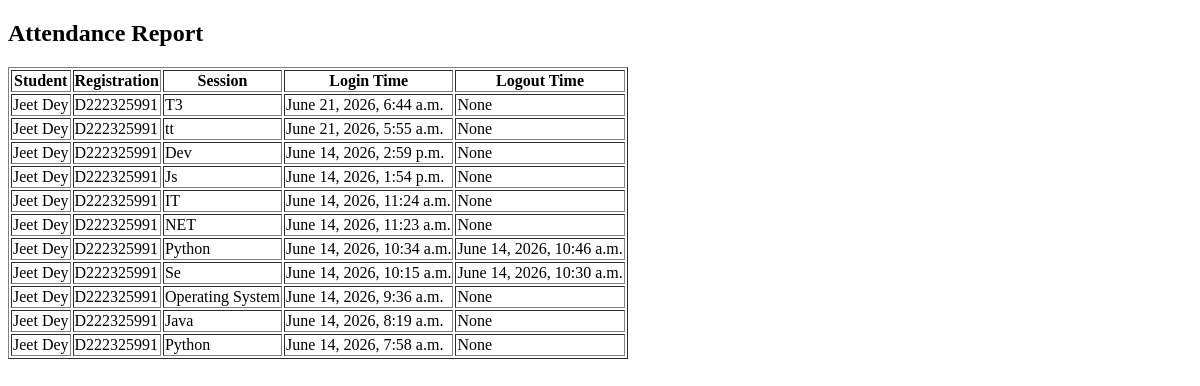
Before: /attendance/ with the older database file.
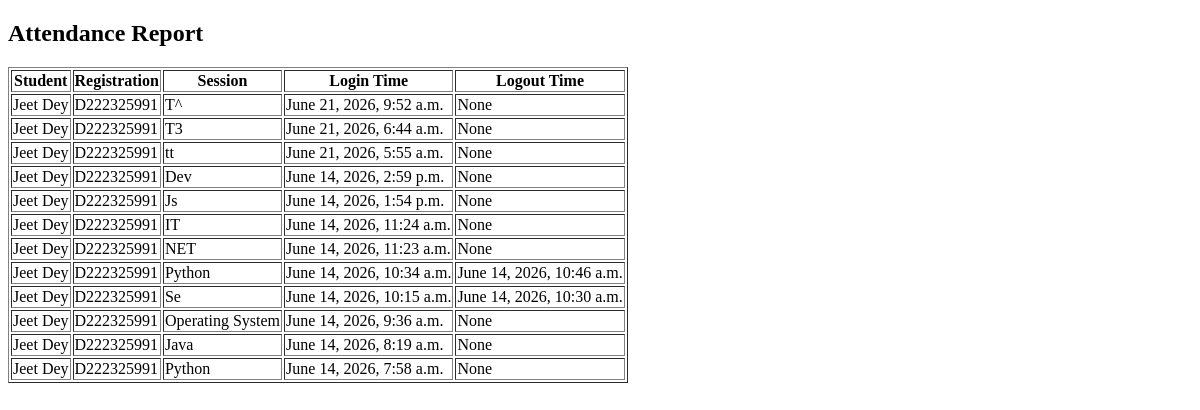
After: the same page with the newer database file.
### monitoring/models.py (models this page shows, shortened)
class LoginRecord(models.Model):
    student = models.ForeignKey(Student, on_delete=models.CASCADE)
    session = models.ForeignKey(
        Session,
        on_delete=models.CASCADE,
        null=True,
        blank=True
    )
    pc_name = models.CharField(max_length=50)
    ip_address = models.CharField(max_length=20)
    login_time = models.DateTimeField(auto_now_add=True)
    logout_time = models.DateTimeField(
        null=True,
        blank=True
    )

class Student(models.Model):
    registration_number = models.CharField(max_length=30, unique=True)
    name = models.CharField(max_length=100)
    department = models.CharField(max_length=100)
    semester = models.IntegerField()

class Session(models.Model):
    title = models.CharField(max_length=100)
    code = models.CharField(max_length=20, unique=True)
    start_time = models.DateTimeField(auto_now_add=True)
    duration = models.IntegerField()
    active = models.BooleanField(default=True)

### monitoring/views.py (the view)
# urls.py: path('attendance/', views.attendance_report),
def attendance_report(request):
    records = LoginRecord.objects.select_related(
        "student",
        "session"
    ).order_by("-login_time")
    return render(
        request,
        "attendance.html",
        {
            "records": records
        }
    )

### monitoring/templates/attendance.html (shortened to what this page needs)
<!DOCTYPE html>
<html>
<head>
</head>
<body>
<h2>Attendance Report</h2>
<table border="1">
<tr>
<th>Student</th>
<th>Registration</th>
<th>Session</th>
<th>Login Time</th>
<th>Logout Time</th>
</tr>
{% for r in records %}
<tr>
<td>{{ r.student.name }}</td>
<td>{{ r.student.registration_number }}</td>
<td>{{ r.session.title }}</td>
<td>{{ r.login_time }}</td>
<td>{{ r.logout_time }}</td>
</tr>
{% endfor %}
</table>
</body>
</html>

Changed rows visible on the page:
added LoginRecord: student.name "Jeet Dey", student.registration_number "D222325991", session "T^", login_time "June 21, 2026, 9:52 a.m.", logout_time "None"
